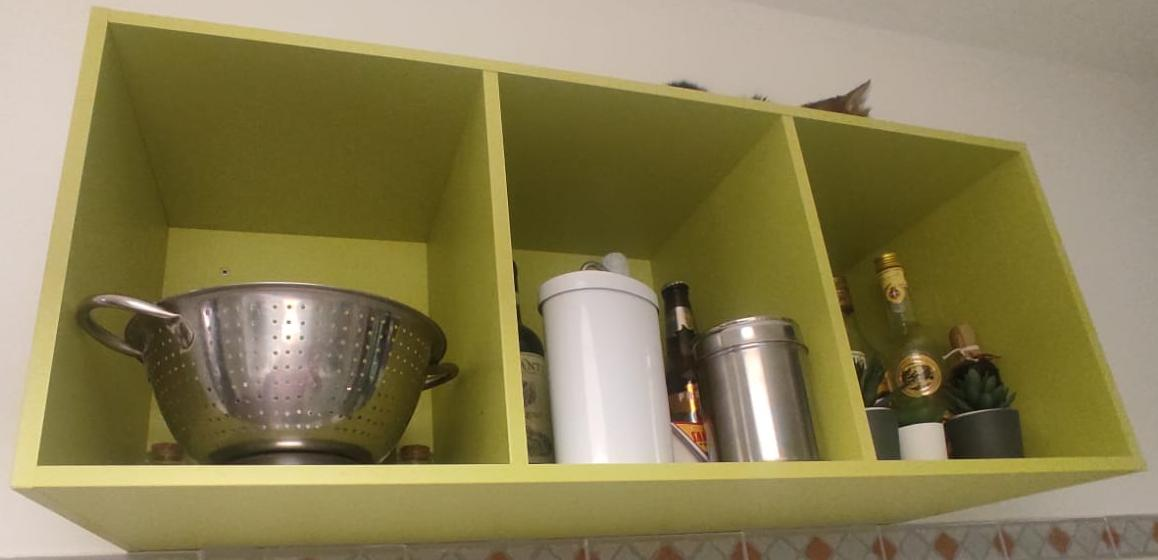
%> input picture src/images/cropped.jpg, 1158 x 560 px
$ octave cropped_image_edge_detection.m   (GNU Octave 9; MATLAB toolbox functions it lacks are replaced by stand-ins)
%> lines starting %> are read from the running program, lines starting %| are printed output that depends on the picture
% =====================================================================
%                            Edges detection
% =====================================================================

% Import utils
addpath('iacv_homework\utils');

% Clear all variables and close all
clear;
close all;

% Import the image
img = imread('iacv_homework\images\cropped.jpg');
%> img is the input picture: size 560x1158x3 uint8; mean R, G, B 137.6, 127.2, 84.9


%% Preprocessing the image to get a better result
grayImg = rgb2gray(img);
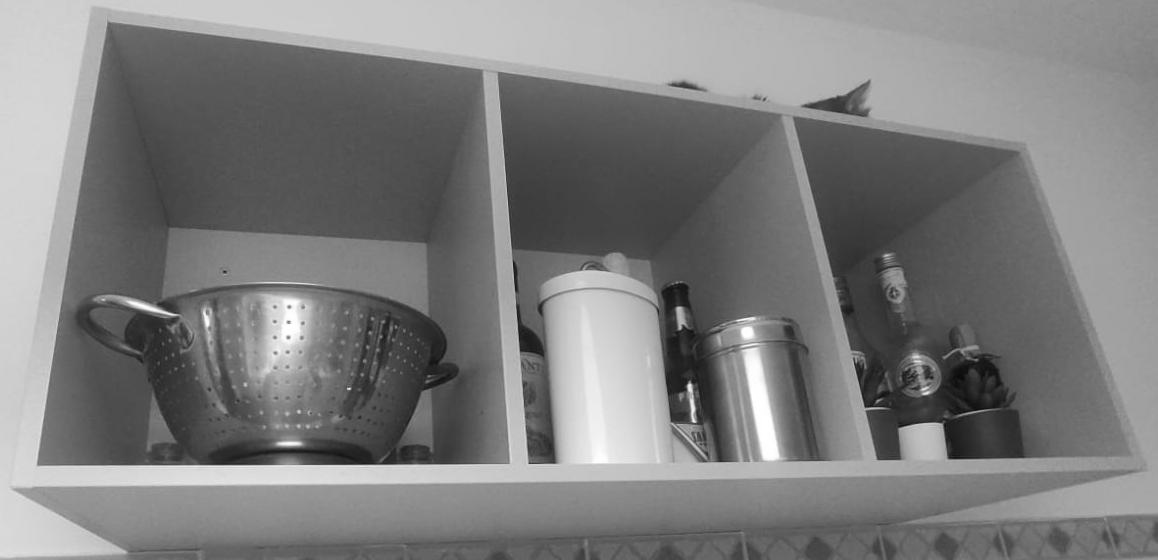
%> grayImg: size 560x1158 uint8; min 9, max 255, mean 125.5
grayImg = imsharpen(grayImg, 'Radius', 10, 'Amount', 10);  % Adjust parameters
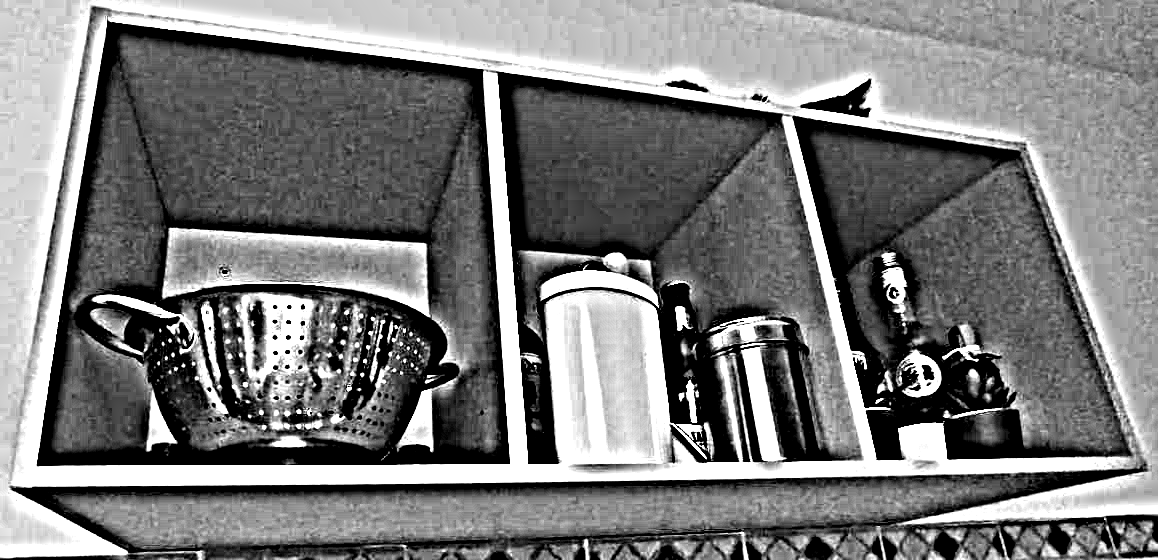
%> grayImg: size 560x1158 uint8; min 0, max 255, mean 122.9
edges = edge(grayImg, 'Canny');  % Canny edge detection
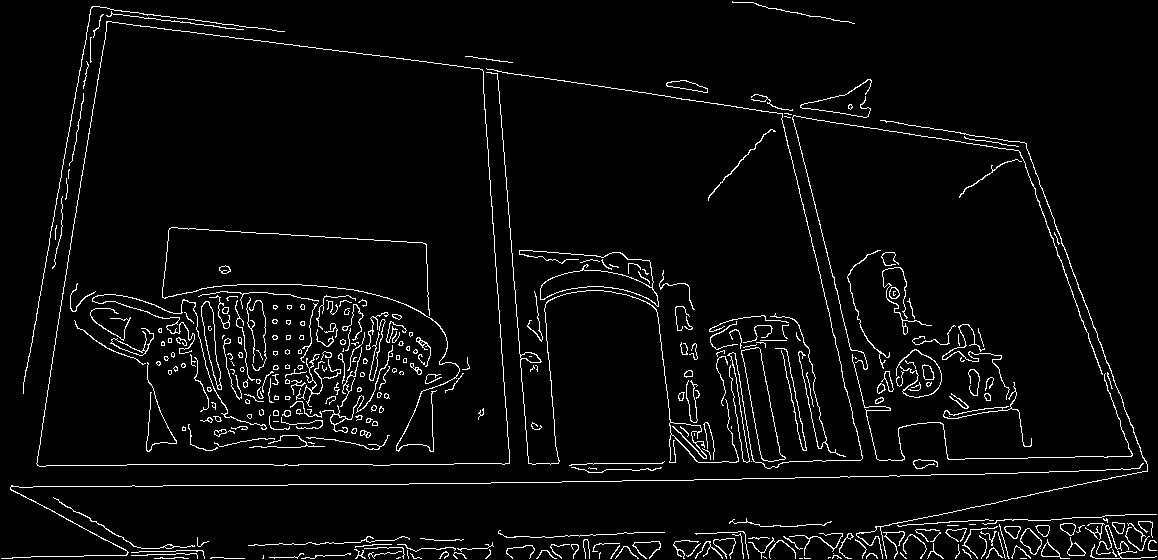
%> edges: size 560x1158 logical; 4.1% white in thin lines or dots


%% Apply Harris corner detection to the modified image
points_harris = detectHarrisFeatures(grayImg, 'MinQuality', 0.001, 'FilterSize', 3);
%> points_harris = 3872 points; strongest (x, y): (311, 413), (678, 427), (707, 459), (211, 328), (691, 381)


%% Show the image with edges and Harris points
imshow(img);
hold on;

% Plot Harris points on top of the image
scatter(points_harris.Location(:,1), points_harris.Location(:,2), 50, 'r', 'filled');

% Loop through each Harris point to label it
for i = 1:size(points_harris.Location, 1)
    text(points_harris.Location(i,1) + 5, points_harris.Location(i,2), ...
         num2str(i), 'Color', 'blue', 'FontSize', 8);
end

title('Canny Edge + Harris Corner Detection');


%% Show the image with only the manually selected points
points = [  points_harris.Location(155,1), points_harris.Location(155,2);
            points_harris.Location(208,1), points_harris.Location(208,2);
            points_harris.Location(1693,1), points_harris.Location(1693,2);
            points_harris.Location(1707,1), points_harris.Location(1707,2);
            points_harris.Location(2512,1), points_harris.Location(2512,2);
            points_harris.Location(2548,1), points_harris.Location(2548,2);
            points_harris.Location(3446,1), points_harris.Location(3446,2);
            points_harris.Location(3469,1), points_harris.Location(3469,2);
            points_harris.Location(396,1), points_harris.Location(396,2);
            points_harris.Location(1603,1), points_harris.Location(1603,2);
            points_harris.Location(2009,1), points_harris.Location(2009,2);
            points_harris.Location(2983,1), points_harris.Location(2983,2);
            points_harris.Location(17,1), points_harris.Location(17,2);
            points_harris.Location(1,1), points_harris.Location(1,2);
            points_harris.Location(1741,1), points_harris.Location(1741,2);
            points_harris.Location(1788,1), points_harris.Location(1788,2);
            points_harris.Location(2855,1), points_harris.Location(2855,2);
            points_harris.Location(2912,1), points_harris.Location(2912,2);
            points_harris.Location(3796,1), points_harris.Location(3796,2);
            points_harris.Location(3832,1), points_harris.Location(3832,2);
            points_harris.Location(268,1), points_harris.Location(268,2);
            points_harris.Location(2553,1), points_harris.Location(2553,2);
            points_harris.Location(2918,1), points_harris.Location(2918,2)
];
%> points = 23 rows, first 12: [93 8; 109 22; 473 540; 485 559; 777 424; 787 340; 1011 534; 1018 144; 169 320; 424 343; 640 93; 889 268]

imshow(img);
hold on;

% Plot Harris points on top of the image
scatter(points(:,1), points(:,2), 50, 'r', 'filled');

% Loop through each Harris point to label it
for i = 1:size(points, 1)
    text(points(i,1) + 5, points(i,2), ...
         num2str(i), 'Color', 'blue', 'FontSize', 8);
end
%> this loop made 23 passes
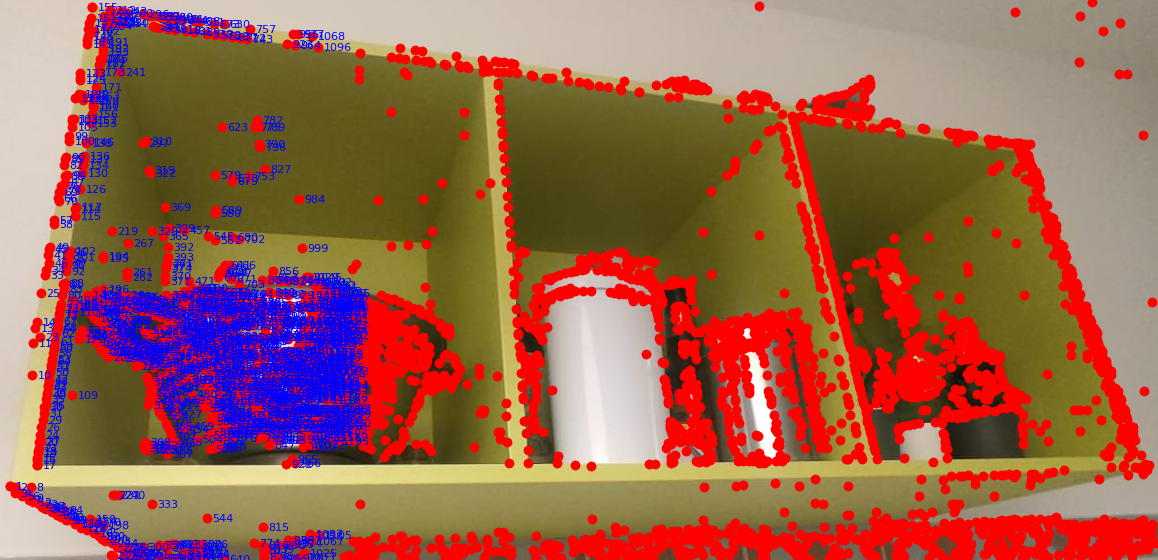
%> figure redrawn from the program's plot data; its title reads 'Canny Edge + Harris Corner Detection'


%% Save the useful points in a variable
save('iacv_homework\variables\points.mat', 'points');
